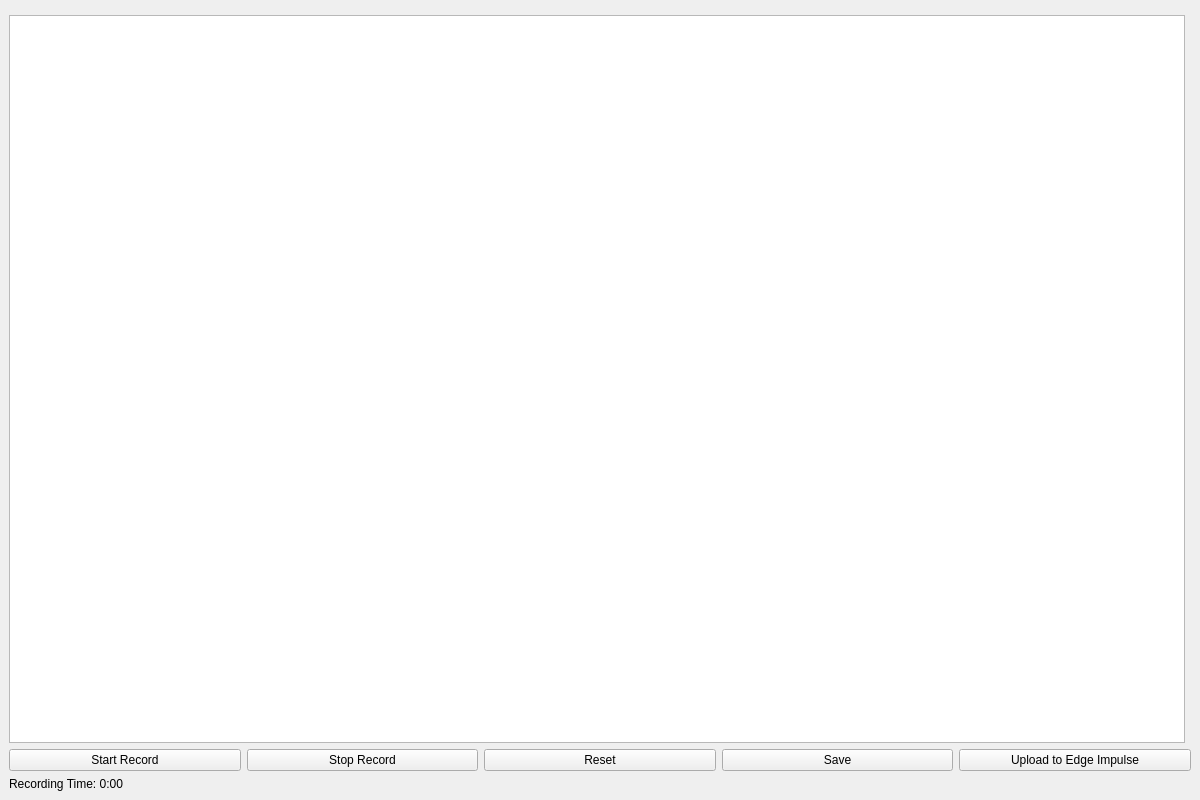
<?xml version="1.0" encoding="UTF-8"?>
<ui version="4.0">
 <class>MainWindow</class>
 <widget class="QMainWindow" name="MainWindow">
  <property name="geometry">
   <rect>
    <x>0</x>
    <y>0</y>
    <width>1200</width>
    <height>800</height>
   </rect>
  </property>
  <property name="windowTitle">
   <string>Live Audio Signal Analysis</string>
  </property>
  <widget class="QWidget" name="centralwidget">
   <layout class="QVBoxLayout" name="mainLayout">
    <item>
     <layout class="QHBoxLayout" name="topLayout">
      <item>
       <widget class="QWidget" name="plot1" native="true"/>
      </item>
      <item>
       <widget class="QWidget" name="plot2" native="true"/>
      </item>
     </layout>
    </item>
    <item>
     <layout class="QHBoxLayout" name="bottomLayout">
      <item>
       <widget class="QTextEdit" name="plot3"/>
      </item>
      <item>
       <widget class="QWidget" name="plot4" native="true"/>
      </item>
     </layout>
    </item>
    <item>
     <layout class="QHBoxLayout" name="buttonLayout">
      <item>
       <widget class="QPushButton" name="startButton">
        <property name="text">
         <string>Start Record</string>
        </property>
       </widget>
      </item>
      <item>
       <widget class="QPushButton" name="stopButton">
        <property name="text">
         <string>Stop Record</string>
        </property>
       </widget>
      </item>
      <item>
       <widget class="QPushButton" name="resetButton">
        <property name="text">
         <string>Reset</string>
        </property>
       </widget>
      </item>
      <item>
       <widget class="QPushButton" name="saveButton">
        <property name="text">
         <string>Save</string>
        </property>
       </widget>
      </item>
      <item>
       <widget class="QPushButton" name="uploadButton">
        <property name="text">
         <string>Upload to Edge Impulse</string>
        </property>
       </widget>
      </item>
     </layout>
    </item>
    <item>
     <widget class="QLabel" name="timeLabel">
      <property name="text">
       <string>Recording Time: 0:00</string>
      </property>
     </widget>
    </item>
   </layout>
  </widget>
 </widget>
 <resources/>
 <connections/>
</ui>
